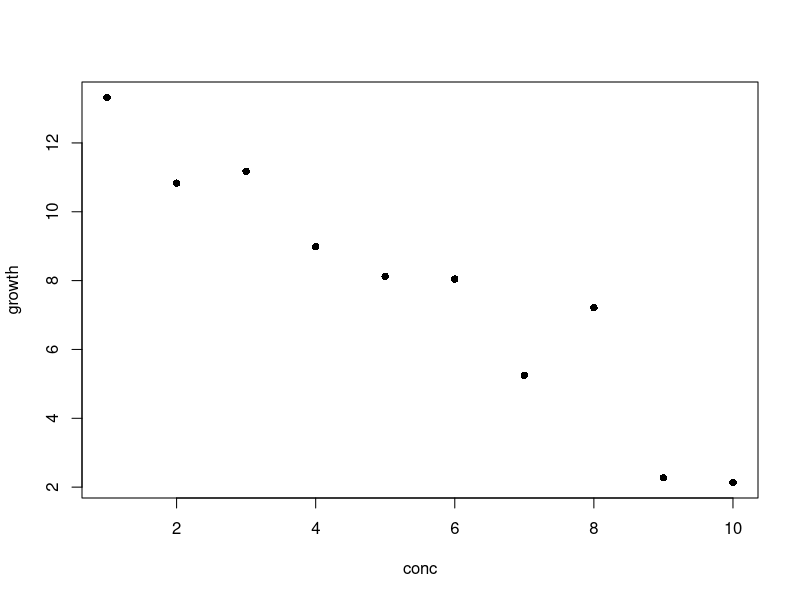
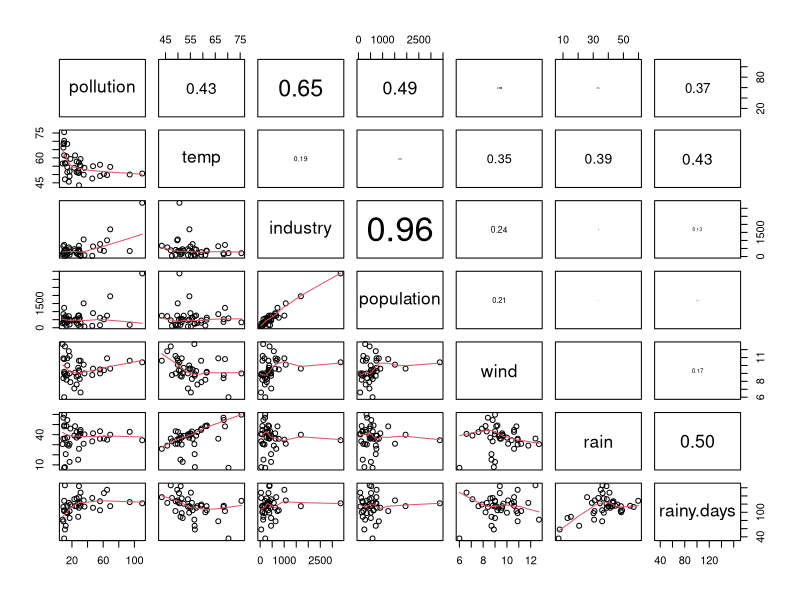
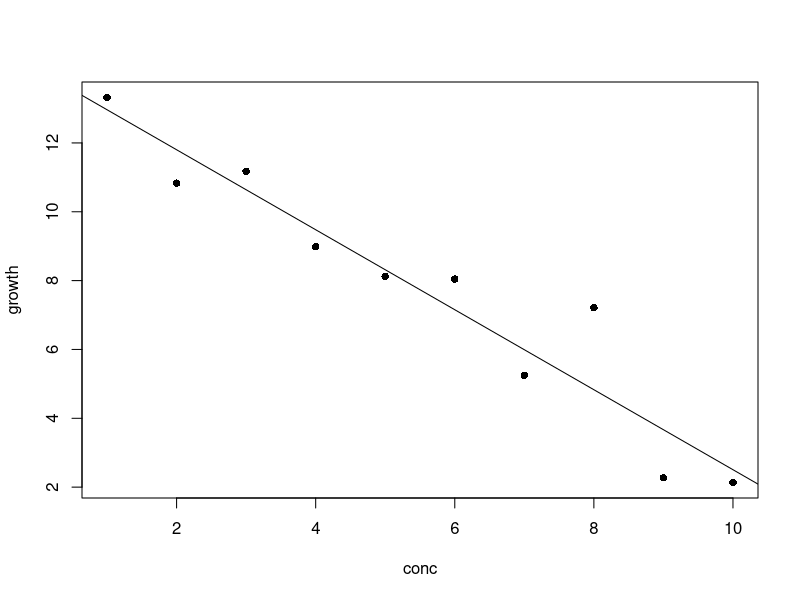
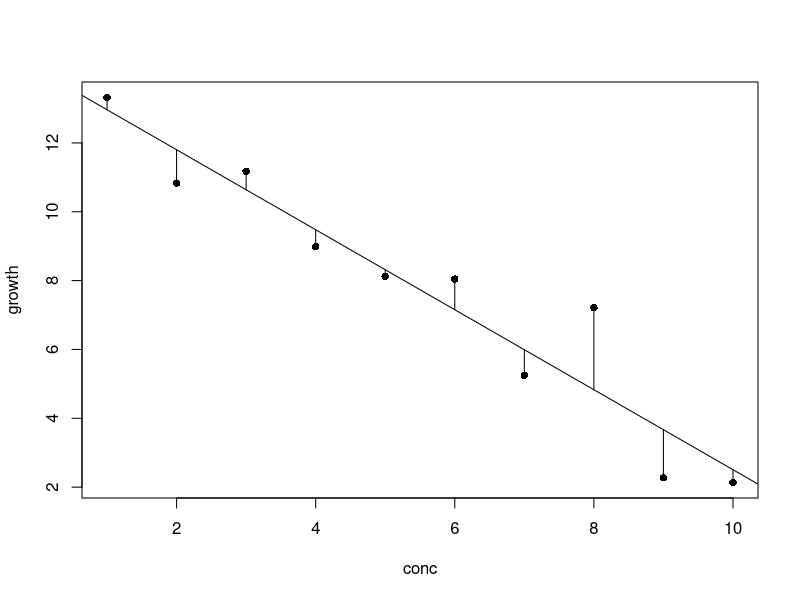
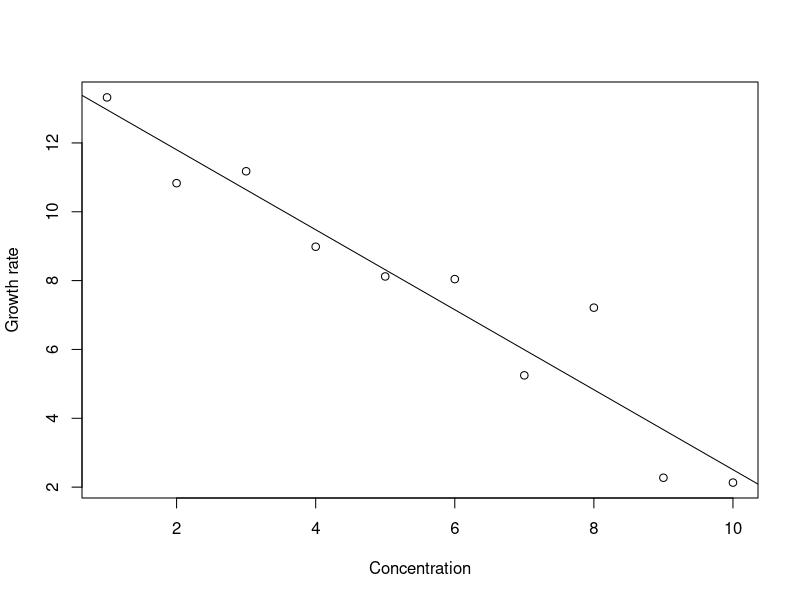
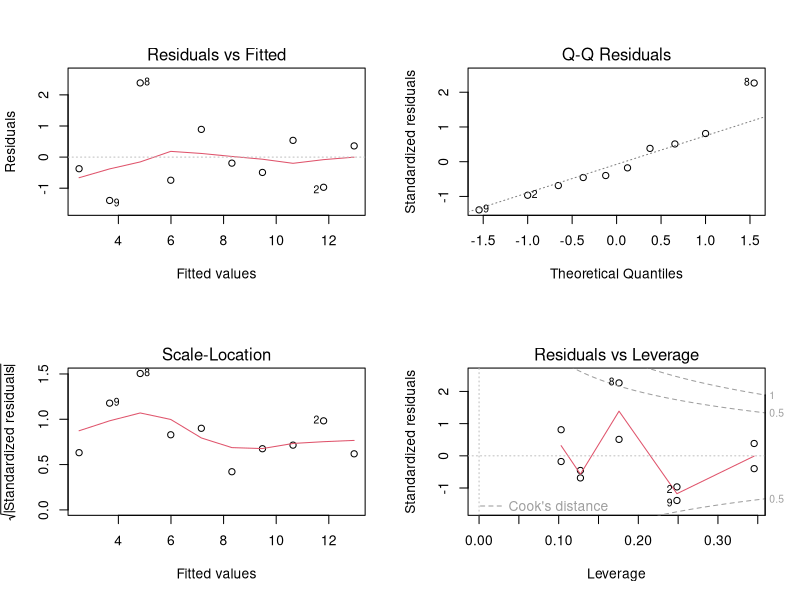
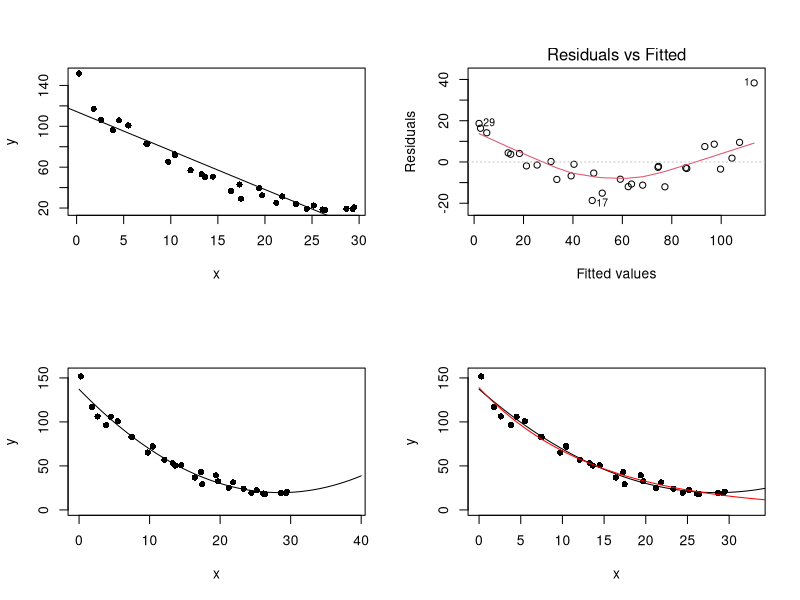

Write R code to recreate these figures, in order.
## ---- chunk 1
data <- read.csv("lactoferrin.csv")
plot(data, pch = 16)
## ---- chunk 2
data <- read.csv("pollution.csv")
panel.cor <- function(x, y, digits = 2, prefix = "", cex.cor, ...)
{
    usr <- par("usr"); on.exit(par(usr))
    par(usr = c(0, 1, 0, 1))
    r <- abs(cor(x, y))
    txt <- format(c(r, 0.123456789), digits = digits)[1]
    txt <- paste0(prefix, txt)
    if(missing(cex.cor)) cex.cor <- 0.8/strwidth(txt)
    text(0.5, 0.5, txt, cex = cex.cor * r)
}
pairs(data, lower.panel = panel.smooth, upper.panel = panel.cor)
## ---- chunk 3
data <- read.csv("lactoferrin.csv")
plot(data, pch = 16)
model <- lm(growth ~ conc, data = data)
abline(model)
## ---- chunk 4
plot(data, pch = 16)
model <- lm(growth ~ conc, data = data)
abline(model)
fitted <- fitted(model)
for (i in 1:10) lines(c(data$conc[i], data$conc[i]), c(data$growth[i], fitted[i]))
## ---- chunk 5
options(digits=3)
## ---- chunk 6
data <- read.csv("lactoferrin.csv")
data
## ---- chunk 7
library(xtable)
print(xtable(data), include.rownames=FALSE, comment=FALSE, tabular.environment='longtable', floating=FALSE)
## ---- chunk 8
model <- lm(growth ~ conc, data = data)
model
## ---- chunk 9
plot(data, xlab="Concentration", ylab="Growth rate")
abline(model)
## ---- chunk 10
coefficients(model)
fitted(model)
## ---- chunk 11
residuals(model)
## ---- chunk 12
x <- data$conc
y <- data$growth

SSY <- sum((y - mean(y))^2)
SSY
SSR <- sum((fitted(model) - mean(y))^2)
SSR
SSE <- sum((y - fitted(model))^2)
SSE
## ---- chunk 13
options(digits=2)
error_variance <- SSE / (length(data$growth) - 2)
F_ratio <- SSR / error_variance
## ---- chunk 14
options(digits=3)
## ---- chunk 15
anova(model)
## ---- chunk 16
summary(model)
## ---- chunk 17
confint(model, level = 0.95)
## ---- chunk 18
SSR / SSY
## ---- chunk 19
cor.test(data$growth, data$conc)
## ---- chunk 20
par(mfrow=c(2,2))
plot(model)
## ---- chunk 21
data <- read.delim("decay.txt")
plot(data, pch = 16)
model <- lm(y ~ x, data = data)
abline(model)
## ---- chunk 22
plot(model, which = c(1))
## ---- chunk 23
quadratic <- lm(y ~ x + I(x^2), data = data)
summary(quadratic)
## ---- chunk 24
x <- data$x
y <- data$y
plot(x, y, pch=16, xlim=c(0, 39), ylim=c(0, 155))
xv <- seq(0, 40, 0.1)
yv <- predict(quadratic, data.frame(x = xv))
lines(xv, yv)
## ---- chunk 25
exponential <- lm(log(y) ~ x, data = data)
summary(exponential)
## ---- chunk 26
plot(x, y, pch=16, xlim=c(0, 33), ylim=c(0, 155))
lines(xv, yv)
yv2 <- exp(predict(exponential, data.frame(x = xv)))
lines(xv, yv2, col="red")
